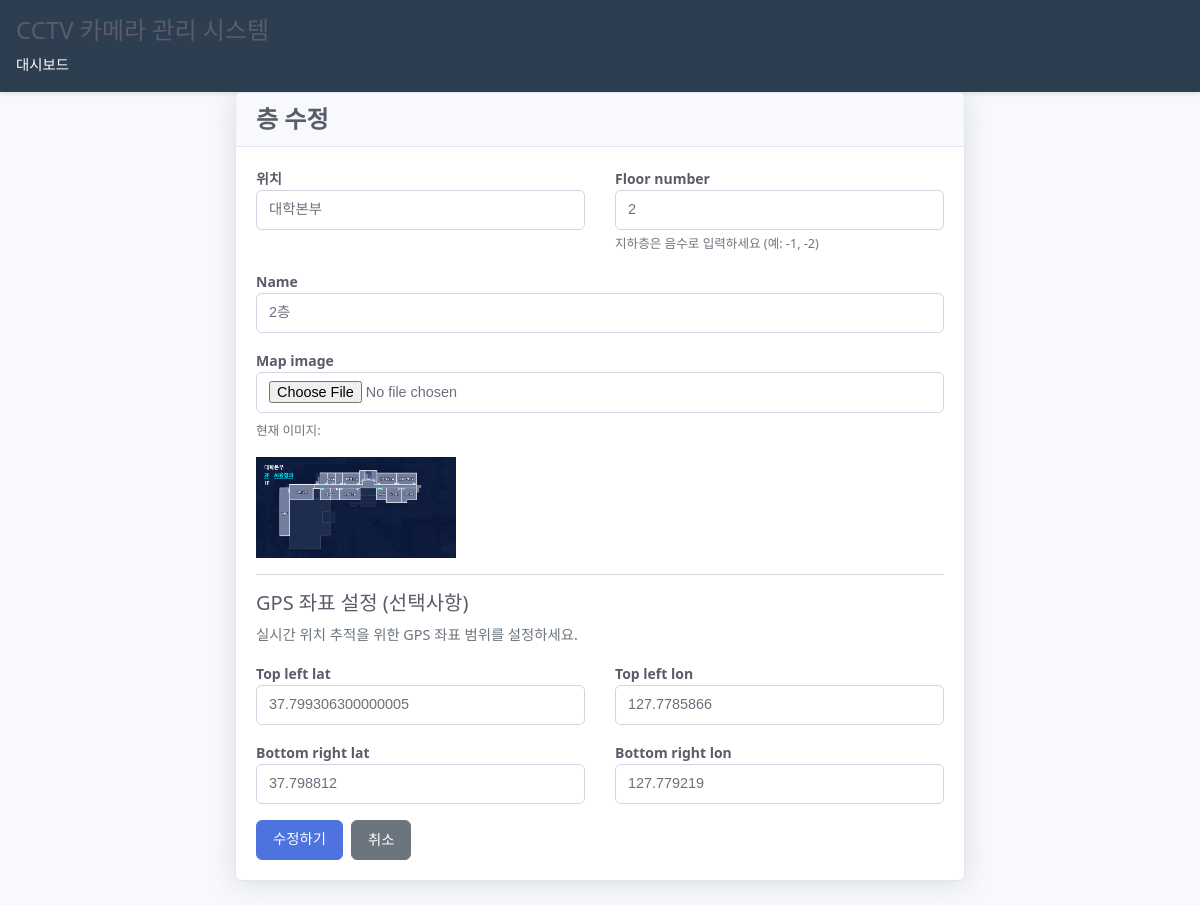
/map/floors/2/edit/ (signed in), run on the app's committed database.
### map/models.py (models this page shows, shortened)
class Floor(models.Model):
    location = models.ForeignKey(Location, on_delete=models.CASCADE, related_name='floors', verbose_name="위치")
    name = models.CharField(max_length=100, help_text="층 이름 (예: 1층, 2층, 지하1층)")
    floor_number = models.IntegerField(help_text="정렬용 층수 (-1, 1, 2, 3...)")
    map_image = models.ImageField(upload_to='maps/%Y/%m/', help_text="지도 이미지 파일")
    top_left_lat = models.FloatField(null=True, blank=True, help_text="좌상단 위도")
    top_left_lon = models.FloatField(null=True, blank=True, help_text="좌상단 경도")
    bottom_right_lat = models.FloatField(null=True, blank=True, help_text="우하단 위도")
    bottom_right_lon = models.FloatField(null=True, blank=True, help_text="우하단 경도")
    created_at = models.DateTimeField(auto_now_add=True)
    class Meta:
        verbose_name = "층"
        verbose_name_plural = "층들"
        ordering = ['location', 'floor_number']
        unique_together = ['location', 'floor_number']

### map/views.py (the view, shortened to what this page needs)
# urls.py: path('floors/<int:pk>/edit/', views.FloorUpdateView.as_view(), name='floor_edit'),
@method_decorator(login_required, name='dispatch')
class FloorUpdateView(UpdateView):
    model = Floor
    form_class = FloorForm
    template_name = 'map/floor_form.html'
    success_url = reverse_lazy('map:floor_list')

### map/forms.py (shortened to what this page needs)
class FloorForm(forms.ModelForm):
    class Meta:
        model = Floor
        fields = ['location', 'name', 'floor_number', 'map_image',
                  'top_left_lat', 'top_left_lon', 'bottom_right_lat', 'bottom_right_lon']
        widgets = {
            'location': forms.Select(attrs={'class': 'form-control'}),
            'name': forms.TextInput(attrs={'class': 'form-control', 'placeholder': '예: 1층, 2층, 지하1층'}),
            'floor_number': forms.NumberInput(attrs={'class': 'form-control', 'placeholder': '예: 1, 2, -1'}),
            'map_image': forms.FileInput(attrs={'class': 'form-control', 'accept': 'image/*'}),
            'top_left_lat': forms.NumberInput(attrs={'class': 'form-control', 'step': 'any', 'placeholder': '좌상단 위도'}),
            'top_left_lon': forms.NumberInput(attrs={'class': 'form-control', 'step': 'any', 'placeholder': '좌상단 경도'}),
            'bottom_right_lat': forms.NumberInput(attrs={'class': 'form-control', 'step': 'any', 'placeholder': '우하단 위도'}),
            'bottom_right_lon': forms.NumberInput(attrs={'class': 'form-control', 'step': 'any', 'placeholder': '우하단 경도'}),
        }

### map/models.py (called while the page is built)
    def __str__(self):
        return self.name

### map/templates/map/floor_form.html (shortened to what this page needs)
{% extends 'map/base.html' %}
{% load static %}
{% block extra_css %}
<link rel="stylesheet" href="{% static 'map/css/map_admin.css' %}">
{% endblock %}
{% block content %}
<div class="container">
    <div class="row justify-content-center">
        <div class="col-md-8">
            <div class="card">
                <div class="card-header">
                    <h4>{% if object %}층 수정{% else %}새 층 추가{% endif %}</h4>
                </div>
                <div class="card-body">
                    <form method="post" enctype="multipart/form-data">
                        <div class="row">
                            <div class="col-md-6">
                                <div class="mb-3">
                                    <label for="{{ form.location.id_for_label }}" class="form-label">{{ form.location.label }}</label>
                                    {{ form.location }}
                                </div>
                            </div>
                            <div class="col-md-6">
                                <div class="mb-3">
                                    <label for="{{ form.floor_number.id_for_label }}" class="form-label">{{ form.floor_number.label }}</label>
                                    {{ form.floor_number }}
                                    <div class="form-text">지하층은 음수로 입력하세요 (예: -1, -2)</div>
                                </div>
                            </div>
                        </div>
                        <div class="mb-3">
                            <label for="{{ form.name.id_for_label }}" class="form-label">{{ form.name.label }}</label>
                            {{ form.name }}
                        </div>
                        <div class="mb-3">
                            <label for="{{ form.map_image.id_for_label }}" class="form-label">{{ form.map_image.label }}</label>
                            {{ form.map_image }}
                            {% if object and object.map_image %}
                                <div class="mt-2">
                                    <p class="form-text">현재 이미지:</p>
                                    <img src="{{ object.map_image.url }}" alt="현재 지도" style="max-width: 200px; height: auto;">
                                </div>
                            {% endif %}
                        </div>
                        <hr>
                        <h5>GPS 좌표 설정 (선택사항)</h5>
                        <p class="text-muted">실시간 위치 추적을 위한 GPS 좌표 범위를 설정하세요.</p>
                        <div class="row">
                            <div class="col-md-6">
                                <div class="mb-3">
                                    <label for="{{ form.top_left_lat.id_for_label }}" class="form-label">{{ form.top_left_lat.label }}</label>
                                    {{ form.top_left_lat }}
                                </div>
                            </div>
                            <div class="col-md-6">
                                <div class="mb-3">
                                    <label for="{{ form.top_left_lon.id_for_label }}" class="form-label">{{ form.top_left_lon.label }}</label>
                                    {{ form.top_left_lon }}
                                </div>
                            </div>
                        </div>
                        <div class="row">
                            <div class="col-md-6">
                                <div class="mb-3">
                                    <label for="{{ form.bottom_right_lat.id_for_label }}" class="form-label">{{ form.bottom_right_lat.label }}</label>
                                    {{ form.bottom_right_lat }}
                                </div>
                            </div>
                            <div class="col-md-6">
                                <div class="mb-3">
                                    <label for="{{ form.bottom_right_lon.id_for_label }}" class="form-label">{{ form.bottom_right_lon.label }}</label>
                                    {{ form.bottom_right_lon }}
                                </div>
                            </div>
                        </div>
                        <div class="d-flex gap-2">
                            <button type="submit" class="btn btn-primary">
                                {% if object %}수정하기{% else %}추가하기{% endif %}
                            </button>
                            <a href="{% url 'map:floor_list' %}" class="btn btn-secondary">취소</a>
                        </div>
                    </form>
                </div>
            </div>
        </div>
    </div>
</div>
{% endblock %}

### CCTV/static/css/CCTV_style.css (style rules this page uses)
:root { --primary-color: #2c3e50; --success-color: #27ae60; --danger-color: #e74c3c; --bg-color: #f4f4f4; --card-bg: #ffffff; --text-color: #333333; --border-color: #dddddd; }
* { margin: 0; padding: 0; box-sizing: border-box; }
body { font-family: -apple-system, BlinkMacSystemFont, 'Segoe UI', Roboto, Arial, sans-serif; background-color: var(--bg-color); color: var(--text-color); line-height: 1.6; }
.container { max-width: 1200px; margin: 0 auto; padding: 2rem 1rem; }
.btn { display: inline-block; padding: 0.5rem 1rem; border: none; border-radius: 4px; background-color: var(--primary-color); color: white; cursor: pointer; text-decoration: none; font-size: 0.9rem; transition: background-color 0.3s; }
.btn-primary { background-color: var(--success-color); }

### map/static/map/css/map_admin.css (style rules this page uses)
* { box-sizing: border-box; }
body { font-family: 'Segoe UI', Roboto, -apple-system, BlinkMacSystemFont, sans-serif; line-height: 1.6; color: #5a5c69; background: #f8f9fc; font-size: 0.9rem; }
.container, .container-fluid { max-width: 1140px; margin: 0 auto; padding: 0 15px; }
.row { display: flex; flex-wrap: wrap; margin: 0 -15px; }
.col, .col-md-6, .col-md-8, .col-md-12 { padding: 0 15px; flex: 1; }
.col-md-6 { flex: 0 0 50%; max-width: 50%; }
.col-md-8 { flex: 0 0 66.666667%; max-width: 66.666667%; }
.justify-content-center { justify-content: center; }
.d-flex { display: flex !important; }
.gap-2 { gap: 0.5rem; }
.mb-3 { margin-bottom: 1rem; }
.mt-2 { margin-top: 0.5rem; }
.text-muted { color: #6c757d !important; }
.form-text { font-size: 0.875em; color: #6c757d; margin-top: 0.25rem; }
.card { position: relative; display: flex; flex-direction: column; min-width: 0; word-wrap: break-word; background-color: #fff; background-clip: border-box; border: 1px solid #e3e6f0; border-radius: 0.375rem; box-shadow: 0 0.15rem 1.75rem 0 rgba(58, 59, 69, 0.15); margin-bottom: 1.5rem; }
.card-header { padding: 0.75rem 1.25rem; margin-bottom: 0; background-color: #f8f9fc; border-bottom: 1px solid #e3e6f0; border-top-left-radius: calc(0.375rem - 1px); border-top-right-radius: calc(0.375rem - 1px); }
.card-header h4, .card-header h5 { margin: 0; font-weight: 600; color: #5a5c69; }
.card-body { flex: 1 1 auto; padding: 1.25rem; }
.btn { display: inline-block; padding: 0.5rem 1rem; margin-bottom: 0; font-size: 0.9rem; font-weight: 500; line-height: 1.5; text-align: center; text-decoration: none; vertical-align: middle; cursor: pointer; border: 1px solid transparent; border-radius: 6px; transition: all 0.3s ease; user-select: none; }
.btn-primary { color: #fff; background-color: #4e73df; border-color: #4e73df; }
.btn-secondary { color: #fff; background: #6c757d; border-color: #6c757d; }
.form-control { display: block; width: 100%; padding: 0.5rem 0.75rem; font-size: 0.9rem; font-weight: 400; line-height: 1.5; color: #6e707e; background-color: #fff; background-clip: padding-box; border: 1px solid #d1d3e2; -webkit-appearance: none; -moz-appearance: none; appearance: none; border-radius: 0.35rem; transition: border-color 0.15s ease-in-out, box-shadow 0.15s ease-in-out; }
.form-label { margin-bottom: 0.5rem; font-weight: 600; color: #5a5c69; font-size: 0.875rem; }
hr { margin: 1rem 0; color: inherit; background-color: currentColor; border: 0; opacity: 0.25; height: 1px; }
h1, h2, h3, h4, h5, h6 { margin-top: 0; margin-bottom: 0.5rem; font-weight: 500; line-height: 1.2; color: #5a5c69; }
h4 { font-size: 1.5rem; }
h5 { font-size: 1.25rem; }
p { margin-top: 0; margin-bottom: 1rem; }
img { vertical-align: middle; max-width: 100%; height: auto; }

### data on the page
Floor: location "대학본부", floor_number "2", name "2층", map_image (picture), top_left_lat "37.799306300000005", top_left_lon "127.7785866", bottom_right_lat "37.798812", bottom_right_lon "127.779219"
